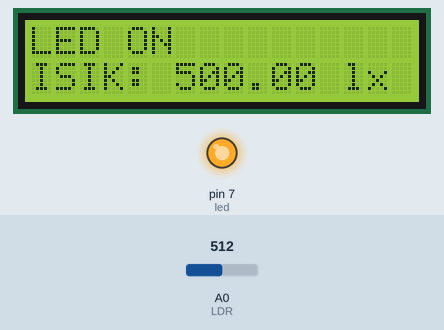
The sketch below on a simulated Arduino Uno, built with avr-gcc and run on an emulated ATmega328P. On the bench: 16×2 character LCD, output pins drawn as LEDs (lit = HIGH). Inputs (shaded band) come from the test bench; at power-on: A0 (LDR) = 512. What the sketch prints to the serial monitor is not drawn.

Above: at 1.2 s.
1.3 s: A0 (LDR) set to 735
At 1.9 s:
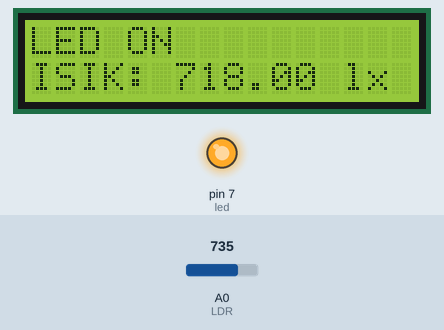
3.0 s: A0 (LDR) set to 761
At 4.4 s:
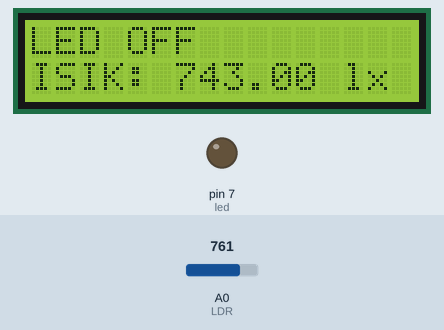
4.7 s: A0 (LDR) set to 740
At 6.2 s:
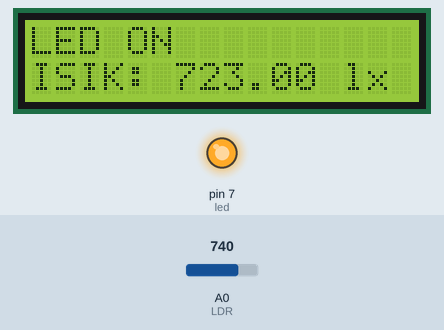
Timing chart, 0 to 7.7 s (numbered marks = the images above; inputs shaded):
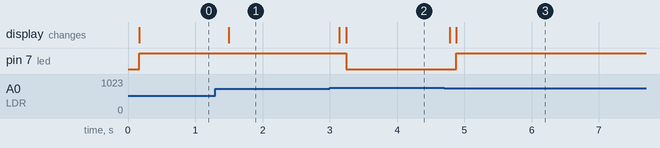

The sketch:

luksmetre.ino
```cpp
#include <LiquidCrystal.h> //Burada LCD ekranımızın kütüphanesini sisteme yükledik.
LiquidCrystal lcd(12, 11, 5, 4, 3, 2);
int sensorValue = 0; // LDR sensöründen okunan değeri saklamak için değişken tanımladık.
int led = 7; //LED’in bağlı olduğu pini tanımladık.
void setup() {
  pinMode(led, OUTPUT); //LED’in pinini çıkış olarak ayrladık.
  pinMode(A0, INPUT); // LDR’nin bağlı olduğu pini giriş olarak ayarladık.
  Serial.begin(9600);
  lcd.begin(16, 2); //LCD ekranı başlattık.
  lcd.setCursor(0, 0);
  lcd.print("");
}
void loop() {
  lcd.setCursor(0, 1);
  lcd.print("ISIK: "); //LCD ekranda alt kısıma “ISIK” yazdırdık
  sensorValue = analogRead(A0); //LDR sensörünün analog değerinin okunmasını sağladık.
  Serial.println(sensorValue);
  float luminance = calculateLuminance(sensorValue); // LDR değerini lümen cinsinden hesapladık
  lcd.setCursor(6, 1);
lcd.print(luminance);
  lcd.print(" lx   "); //Ekranda lümen değerinin sayısal değerinden sonra lx yazdırdık.
  delay(100);
   if (sensorValue < 750) { //LDR’nin değeri 750’den küçükse ortamın karanlık olduğunu ve LED’in yanması gerektiğini tanımladık.
    lcd.setCursor(0, 0);
    lcd.print("LED ON     ");
    digitalWrite(led, HIGH);
    delay(100);
  } else { //Tersi durumda yani LDR’nin değerinin 750’den büyük olduğu durumlarda LED’in kapanması gerekitğini tanımladık.
    lcd.setCursor(0, 0);
    lcd.print("LED OFF    ");
    digitalWrite(led, LOW);
    delay(100);
  }
}
float calculateLuminance(int sensorValue) {
  float luminance = map(sensorValue, 0, 1023, 0, 1000); //
  return luminance;
}
```

Measured:
- the behaviour switches between 749 and 750 on A0 (LDR) (found by bisection; images 1 and 2)
- after the input at 1.3 s, the display: changes after 0.20 s (image 1)
- after the input at 3.0 s, pin 7 (led): HIGH → LOW after 0.24 s; the display: first changes after 0.14 s (image 2 shows a later state)
- after the input at 4.7 s, pin 7 (led): LOW → HIGH after 0.18 s; the display: first changes after 0.08 s (image 3 shows a later state)
